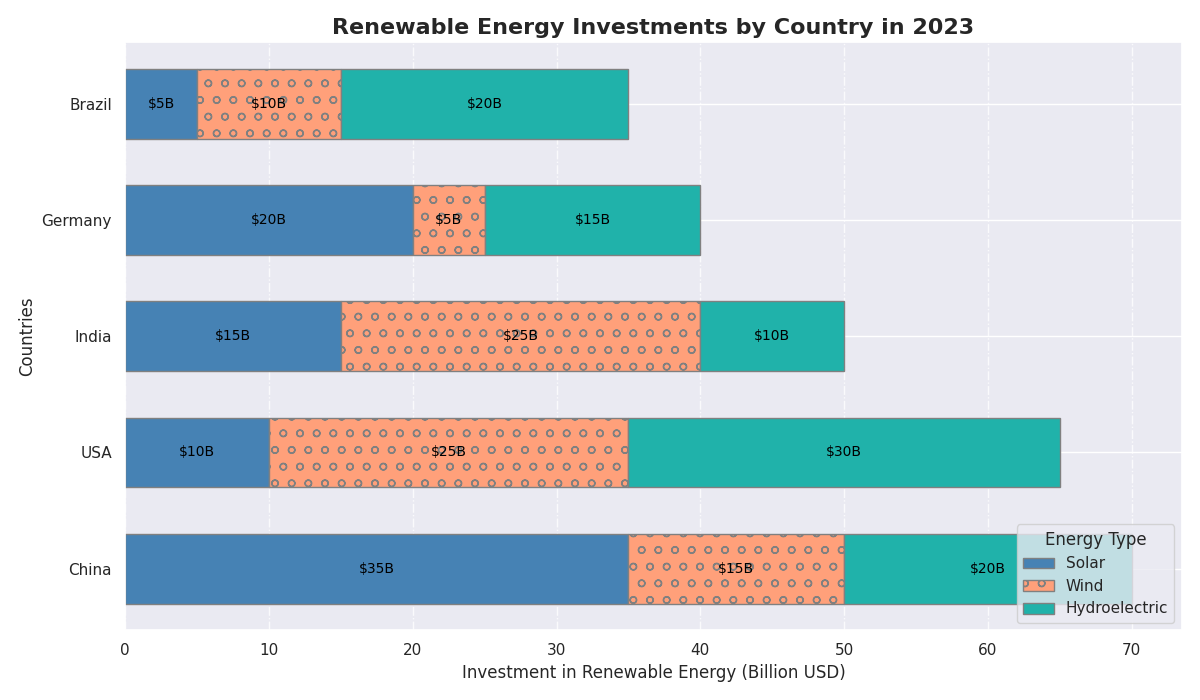

Generate this figure with Python:
import matplotlib.pyplot as plt
import numpy as np

countries = ['USA', 'China', 'Germany', 'India', 'Brazil']
investments = np.array([
    [10, 25, 30],
    [35, 15, 20],
    [20, 5, 15],
    [15, 25, 10],
    [5, 10, 20]
])

total_investments = investments.sum(axis=1)
sorted_indices = np.argsort(-total_investments)
countries = np.array(countries)[sorted_indices]
investments = investments[sorted_indices]
cumulative_investments = investments.cumsum(axis=1)

fig, ax = plt.subplots(figsize=(12, 7))

energy_types = ['Solar', 'Wind', 'Hydroelectric']
styles = [('s', (0, (5, 1))), ('o', 'dotted'), ('v', (0, (3, 3, 1, 3)))]

# Shuffle colors
colors = ['#4682B4', '#FFA07A', '#20B2AA']  # shuffled the original colors

for i, (marker, linestyle) in enumerate(styles):
    ax.barh(countries, investments[:, i], 
            left=(cumulative_investments[:, i] - investments[:, i]), 
            color=colors[i], edgecolor='grey', label=energy_types[i], 
            height=0.6, hatch=marker)

ax.set_title('Renewable Energy Investments by Country in 2023', fontsize=16, fontweight='bold')
ax.set_xlabel('Investment in Renewable Energy (Billion USD)', fontsize=12)
ax.set_ylabel('Countries', fontsize=12)
ax.legend(title='Energy Type', loc='lower right')
ax.xaxis.grid(True, linestyle='-.', alpha=0.8)

for i, country in enumerate(countries):
    for j in range(len(energy_types)):
        ax.text(cumulative_investments[i, j] - investments[i, j] / 2, i, 
                f"${investments[i, j]}B", color='black', ha='center', va='center', fontsize=10)

plt.tight_layout()
plt.show()
